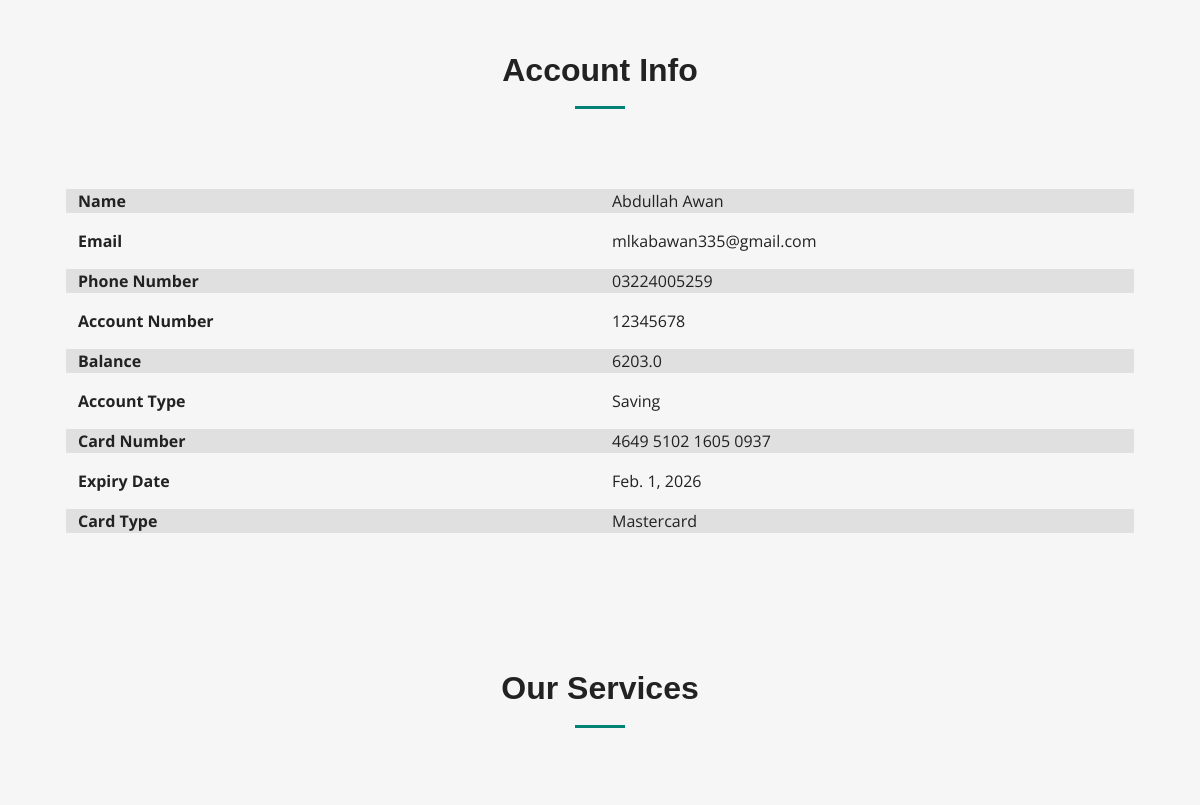
The app's page /accountInfo/ (signed in, middle part), older data.
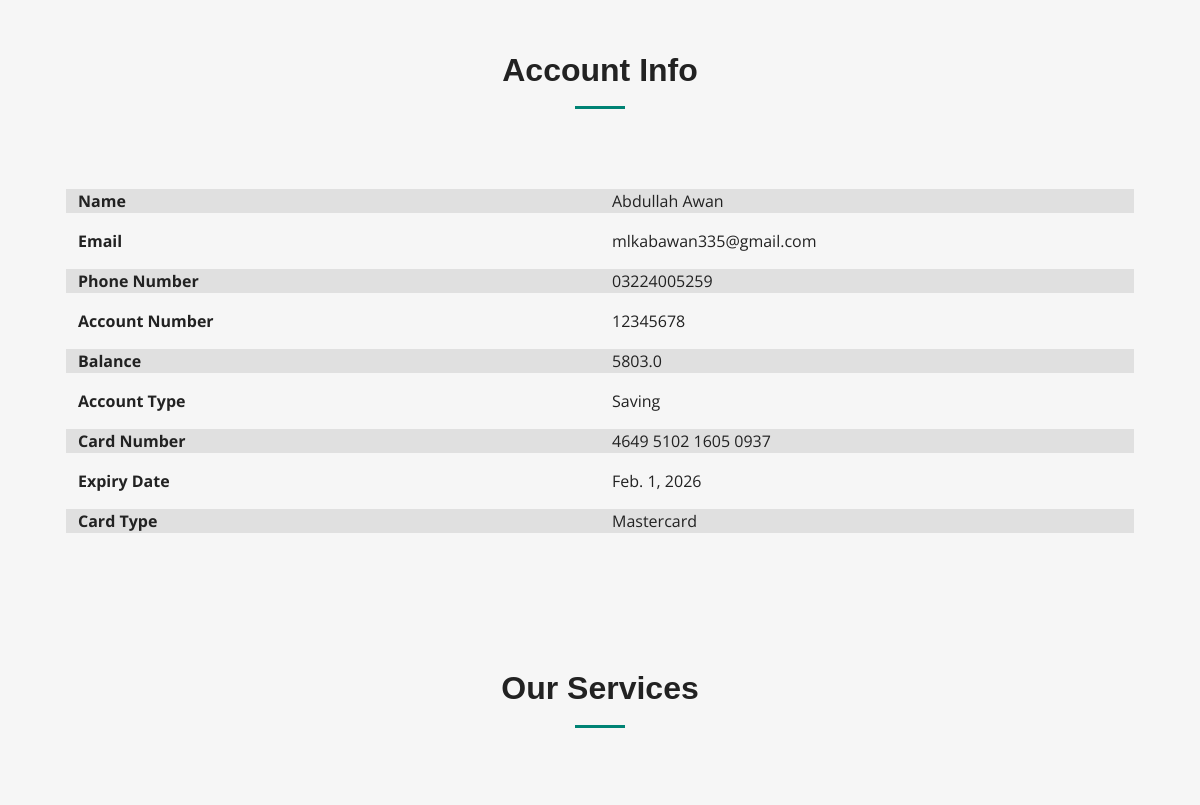
The same page, newer data.
### app/models.py (models this page shows)
class Accounts(models.Model):
    SAVING = 'Saving'
    CURRENT = 'Current'
    FIXED_DEPOSIT = 'Fixed Deposit'
    ACCOUNT_TYPE_CHOICES = [
        (SAVING, 'Saving'),
        (CURRENT, 'Current'),
        (FIXED_DEPOSIT, 'Fixed Deposit'),
    ]
    ACTIVE = 'Active'
    INACTIVE = 'Inactive'
    STATUS_CHOICES = [
        (ACTIVE, 'Active'),
        (INACTIVE, 'Inactive'),
    ]
    user = models.ForeignKey(User, on_delete=models.CASCADE)
    account_number = models.CharField(max_length=100, unique=True)
    balance = models.FloatField()
    account_type = models.CharField(max_length=20, choices=ACCOUNT_TYPE_CHOICES, default=CURRENT)
    status = models.CharField(max_length=20, choices=STATUS_CHOICES, default=ACTIVE)
    bank_id = models.ForeignKey('Banks', on_delete=models.CASCADE, default=11)

### app/views.py (the view)
# urls.py: path('accountInfo/', views.accountInfo, name="accountInfo"),
def accountInfo(request):
    user_id = request.session.get('user')  # Make sure this session key is correct
    user = get_object_or_404(User, pk=user_id)
    account = get_object_or_404(Accounts, user_id=user)  # Use user instance here
    card = get_object_or_404(ATMcards, accounts_id=account)  # Use account instance here
    print(user,account,card)
    print(card.expiry_date)
    return render(request,'dashboard/accountInfo.html',{'User' : user, 'Account' : account,'ATMcards': card, 'services': services})

### app/templates/Dashboard/accountInfo.html (shortened to what this page needs)
{% extends 'dashboard/index.html' %}
{% load static %}
{% block content %}
<section id="services" class="services sections-bg">
    <div class="container" data-aos="fade-up">
        <div class="section-header">
            <h2>Account Info</h2>
        </div>
        <div class="container">
            <div class="row mb-3" style="background-color: #E0E0E0;">
                <div class="col-6 fw-bold">Name</div>
                <div class="col-6">{{ User.name }}</div>
              </div>
              <div class="row mb-3">
                <div class="col-6 fw-bold">Email</div>
                <div class="col-6">{{ User.email }}</div>
              </div>
              <div class="row mb-3" style="background-color: #E0E0E0;">
                <div class="col-6 fw-bold">Phone Number</div>
                <div class="col-6">{{ User.phone }}</div>
              </div>
            <div class="row mb-3" >
              <div class="col-6 fw-bold">Account Number</div>
              <div class="col-6">{{ Account.account_number }}</div>
            </div>
            <div class="row mb-3" style="background-color: #E0E0E0;">
              <div class="col-6 fw-bold">Balance</div>
              <div class="col-6">{{ Account.balance }}</div>
            </div>
            <div class="row mb-3" >
              <div class="col-6 fw-bold">Account Type</div>
              <div class="col-6">{{ Account.account_type }}</div>
            </div>
            <div class="row mb-3" style="background-color: #E0E0E0;">
              <div class="col-6 fw-bold">Card Number</div>
              <div class="col-6">{{ ATMcards.card_number }}</div>
            </div>
            <div class="row mb-3" >
              <div class="col-6 fw-bold">Expiry Date</div>
              <div class="col-6">{{ ATMcards.expiry_date }}</div>
            </div>
            <div class="row mb-3" style="background-color: #E0E0E0;">
              <div class="col-6 fw-bold">Card Type</div>
              <div class="col-6">{{ ATMcards.card_type }}</div>
            </div>
          </div>
    </div>
</section>
<section id="services" class="services sections-bg">
    <div class="container" data-aos="fade-up">
        <div class="section-header">
            <h2>Our Services</h2>
        </div>
        <div class="row gy-4" data-aos="fade-up" data-aos-delay="100">
        </div>
    </div>
</section>
{% endblock content %}

Row changes from the older to the newer data that the page shows:
changed Accounts "Saving": balance "6203.0" → "5803.0"
